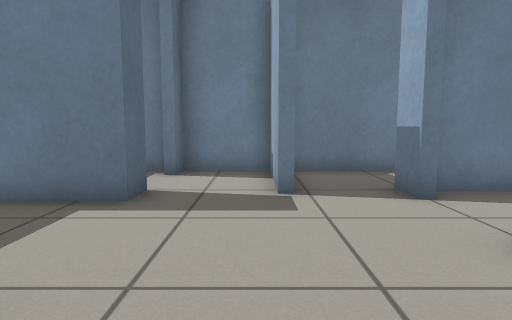
view 1 (above)

16 first-person views from a walk through a world built for the Gazebo simulator. The camera is 0.64 m above the floor, tilts 6° down and sees 75° across. The floor is counted in squares, 0.5 m on a side. Each view is taken from the middle of a square. On the plan, view 1 faces up. The plan holds only what a view shows up to about 14 squares ahead; the rest is blank. The robots in the file are not drawn.

view 2
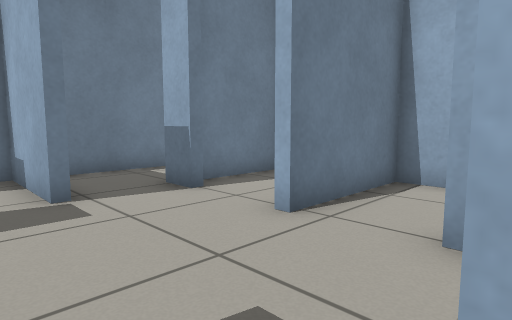

view 3
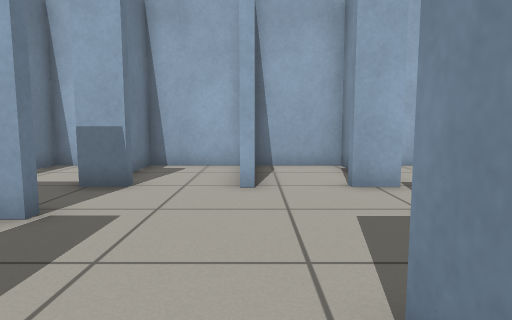

view 4
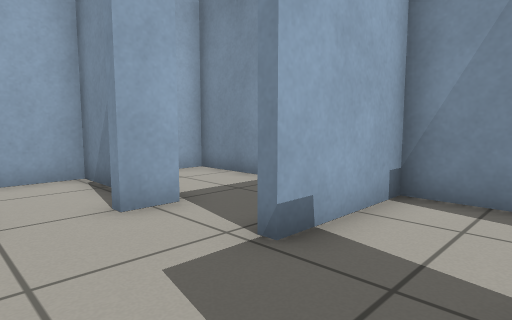

view 5
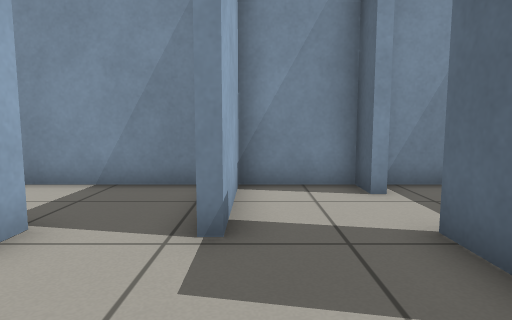

view 6
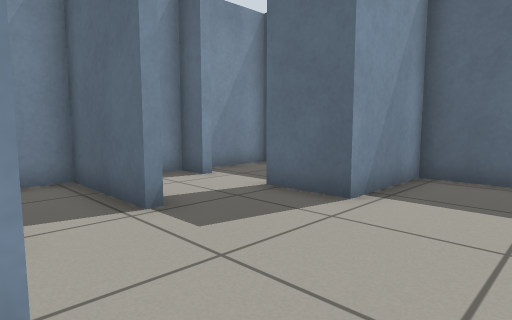

view 7
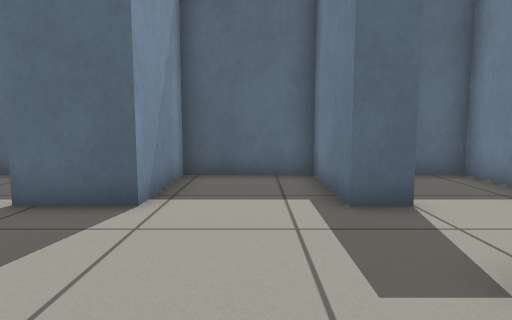

view 8
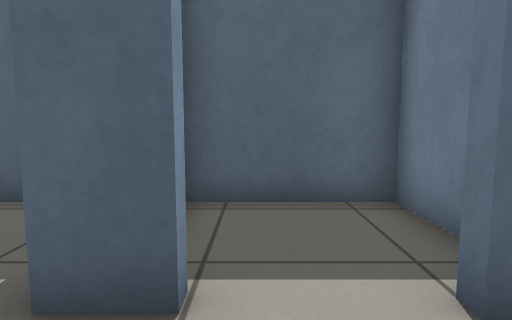

view 9
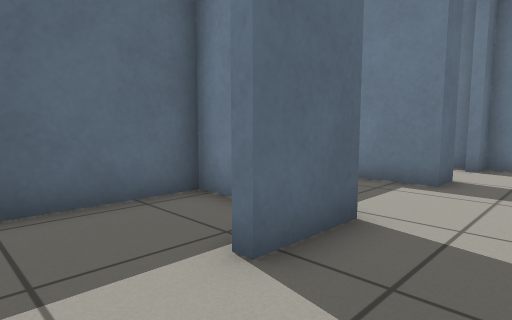

view 10
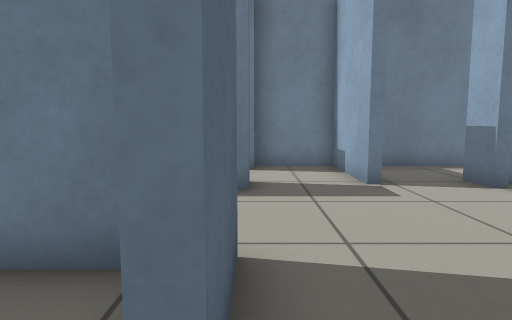

view 11
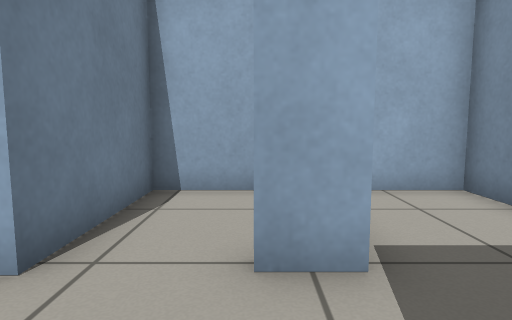

view 12
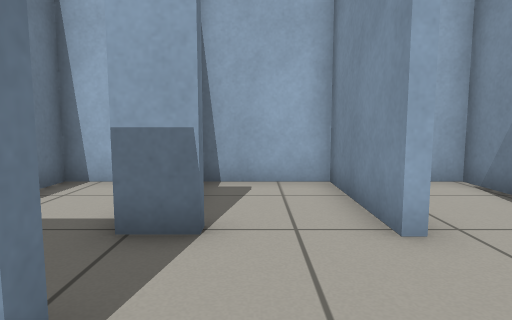

view 13
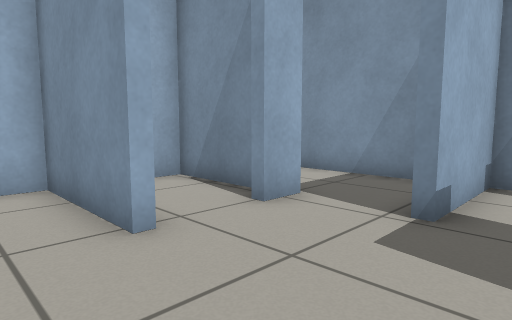

view 14
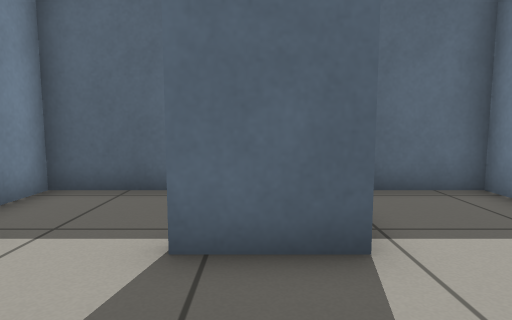

view 15
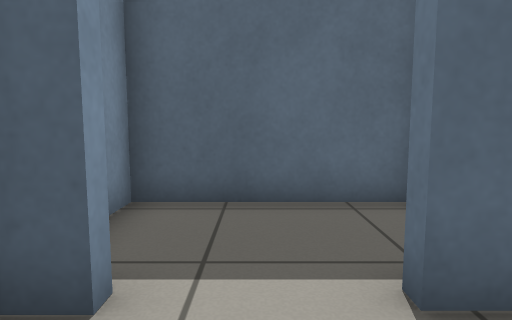

view 16
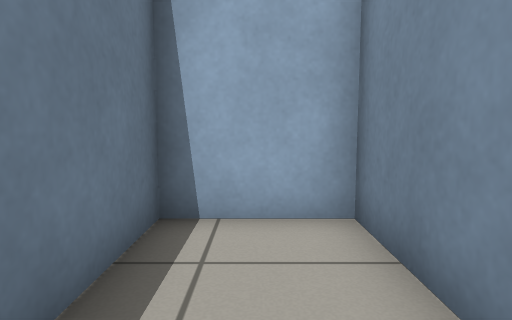

### Floor plan
Points are (right, up) in squares from view 1. A wall is a line through its corners. A room is listed if a view was taken in it or the views show most of it. See-through windows are left out.
Room 1 (views 1, 2, 9, 10, 11, 15)
walls: (-2.2, -2) (-2.2, -3.1) (0.4, -3.1) (0.4, 0.3); (-3.1, 1.8) (-5.4, 1.8) (-5.4, -3.1) (-2.7, -3.1); (-2.2, 2.1) (-2.2, 0.1)
ways out: opening at (-0.5, 1) to room 2
Room 2 (views 3, 4, 5, 6, 7, 8, 12, 13, 14)
walls: (0.4, 6) (0.4, 9.3) (-2.2, 9.3) (-2.2, 8.4); (-2.2, 6.5) (-2.2, 5.5) (-5.4, 5.5) (-5.4, 2.1) (-2.2, 2.1); (2.8, 5.6) (2.8, 6.8); (2.6, 3.3) (6.5, 3.3) (6.5, 6.3) (3.4, 6.3); (0.4, 0.3) (0.7, 0.3); (2.8, 0) (2.8, 1.1)
ways out: opening at (-0.5, 1) to room 1; opening at (2, 6) to room 3; opening at (-2, 7.5) to room 4; opening at (2, 0) to room 5; opening at (3, 2) to room 6
Room 3 (view 16)
walls: (3.6, 6.6) (6.5, 6.6) (6.5, 9.3) (1, 9.3)
ways out: opening at (2, 6) to room 2
Room 4 (no view inside)
walls: (-2.5, 9.3) (-5.4, 9.3) (-5.4, 5.7)
ways out: opening at (-2, 7.5) to room 2
Room 5 (no view inside)
walls: (0.7, 0.3) (0.7, -3.1) (6.5, -3.1) (6.5, -1.2)
ways out: opening at (2, 0) to room 2
Room 6 (no view inside)
walls: (3.8, 0.3) (6.5, 0.3) (6.5, 3) (2.6, 3)
ways out: opening at (3, 2) to room 2

Where each view was taken, in squares from view 1:
view 1: 0 up, 0 right, facing up
view 2: 0 up, 1 left, facing up-right
view 3: 3 up, 4 left, facing right
view 4: 3 up, 2 left, facing down-right
view 5: 4 up, 0 right, facing down
view 6: 5 up, 3 right, facing down-left
view 7: 4 up, 3 right, facing left
view 8: 7 up, 0 right, facing left
view 9: 2 down, 0 right, facing up-left
view 10: 1 down, 2 left, facing up
view 11: 1 up, 0 right, facing right
view 12: 5 up, 1 left, facing right
view 13: 5 up, 1 left, facing down-right
view 14: 1 up, 1 right, facing left
view 15: 1 down, 0 right, facing left
view 16: 8 up, 2 right, facing right
